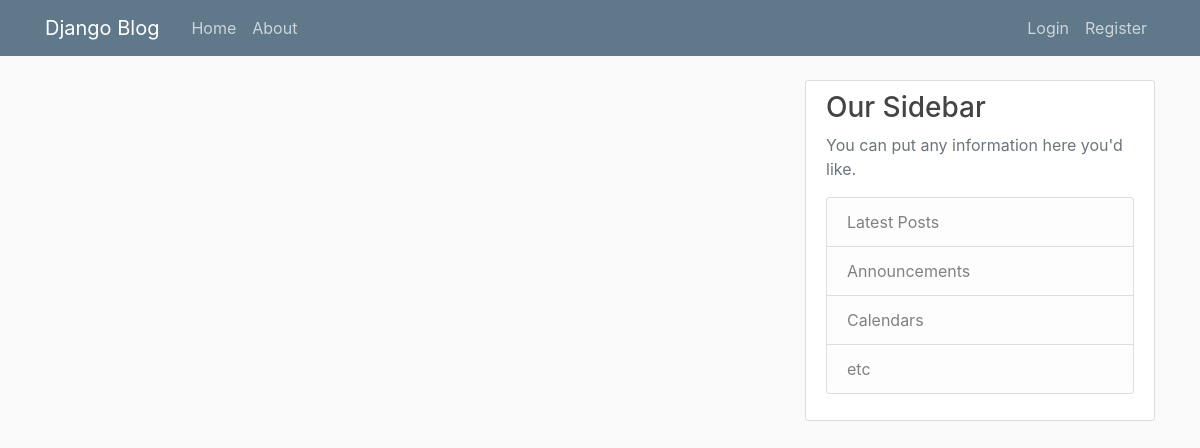
/, run on an earlier commit of the app's database.
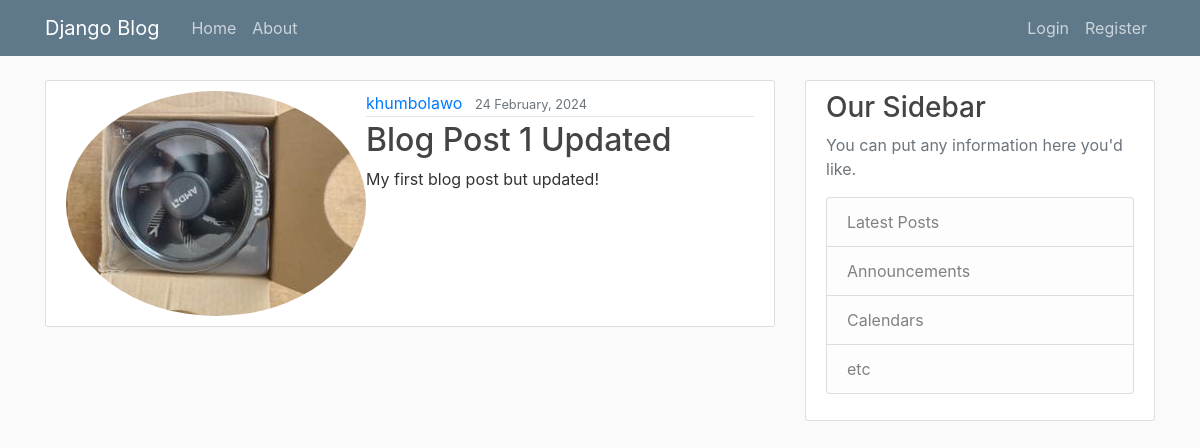
And on a later commit of the database.
### blog/models.py (models this page shows, shortened)
class Post(models.Model):
    title = models.CharField(max_length=100)
    content = models.TextField()
    date_posted = models.DateTimeField(default=timezone.now)
    author = models.ForeignKey(User, on_delete=models.CASCADE)

### users/models.py (models this page shows, shortened)
class Profile(models.Model):
    user = models.OneToOneField(User, on_delete=models.CASCADE)
    image = models.ImageField(default='default.jpg', upload_to='profile_pics')

### blog/views.py (the view)
# urls.py: path('', PostListView.as_view(), name='blog-home'),
class PostListView(ListView):
    model = Post
    template_name = 'blog/home.html'
    context_object_name = 'posts'
    ordering = ['-date_posted']
    paginate_by = 5

### blog/templates/blog/home.html
{% extends "blog/base.html" %}
{% block content%}
    {% for post in posts %}
        <article class="media content-section">
            <img class="rounded-circle artile-img" src="{{ post.author.profile.image.url }}">
            <div class="media-body">
                <div class="article-metadata">
                    <a class="mr-2" href="#">{{ post.author }}</a>
                    <small class="text-muted">{{ post.date_posted|date:"d F, Y" }}</small>
                </div>
                <h2><a class="article-title" href="{% url 'post-detail' post.id %}">{{ post.title }}</a></h2>
                <p class="article-content">{{ post.content }}</p>
            </div>
        </article>
    {% endfor %}
{% endblock content%}

What changed in the data, as far as the page shows it:
added Post: author.profile.image (picture), author "khumbolawo", date_posted "24 February, 2024", title "Blog Post 1 Updated", content "My first blog post but updated!"
